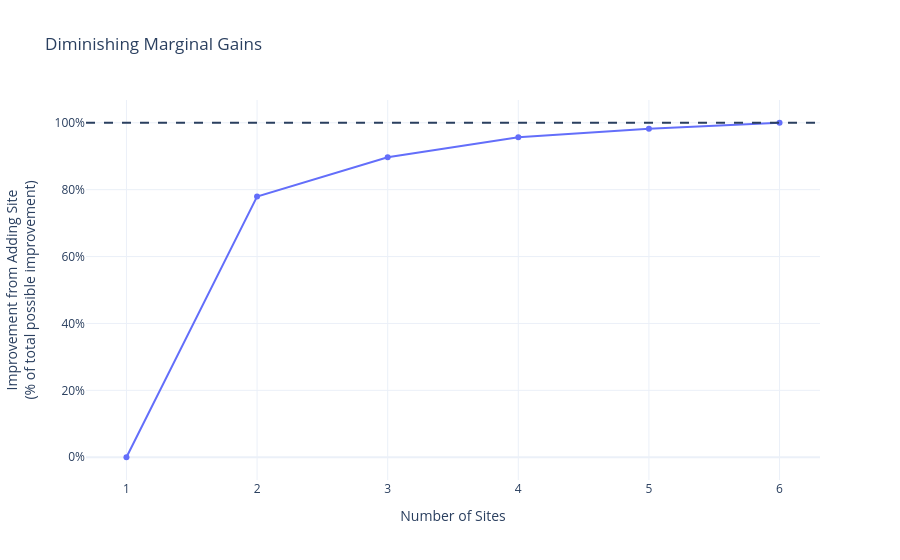

Source (notebook cell):
### Markdown cell above
We can also plot this as the % of the theoretical maximum improvement achievable. By adding in a horizontal line at 1, we give a clear reference point with a diminishing area.

### Code cell
fig = px.line(
    all_sols,
    x="n_sites",
    y="pct_of_total",
    markers=True,
    title="Diminishing Marginal Gains"
)

fig.add_hline(y=1.0, line_dash="dash")

fig.update_traces(
    hovertemplate=(
        "<b>%{x} sites</b><br>"
        "Marginal gain moving from %{customdata[3]} sites to %{customdata[2]} sites: %{y:.2f} minutes (%{customdata[1]:.1%} improvement) <br>"
        "Weighted average travel time for best solution with %{customdata[2]} sites: %{customdata[0]:.2f} minutes<br>"
        "% of total possible improvement achieved with %{customdata[2]} sites: %{customdata[4]:.1%}<extra></extra>"
    ),
    customdata=all_sols[["weighted_average", "marginal_pct_total", "n_sites", "n_sites_comparison", "pct_of_total"]].values,
)

fig.update_layout(
    xaxis_title="Number of Sites",
    yaxis_title="Improvement from Adding Site<br>(% of total possible improvement)",
    template="plotly_white",
    yaxis=dict(tickformat=".0%")
)



fig.show()

### Figure 1 — Plotly figure (JSON) as saved in the notebook; plotly's stock layout.template omitted (floating-point values rounded to 4 significant figures)
{"data": [{"customdata": [[9.739, null, 1.0, 0.0, 0.0], [5.944, 0.7792, 2.0, 1.0, 0.7792], [5.372, 0.1174, 3.0, 2.0, 0.8966], [5.08, 0.05997, 4.0, 3.0, 0.9566], [4.958, 0.02516, 5.0, 4.0, 0.9818], [4.869, 0.01824, 6.0, 5.0, 1.0]], "hovertemplate": "<b>%{x} sites</b><br>Marginal gain moving from %{customdata[3]} sites to %{customdata[2]} sites: %{y:.2f} minutes (%{customdata[1]:.1%} improvement) <br>Weighted average travel time for best solution with %{customdata[2]} sites: %{customdata[0]:.2f} minutes<br>% of total possible improvement achieved with %{customdata[2]} sites: %{customdata[4]:.1%}<extra></extra>", "legendgroup": "", "line": {"color": "#636efa", "dash": "solid"}, "marker": {"symbol": "circle"}, "mode": "lines+markers", "name": "", "orientation": "v", "showlegend": false, "type": "scatter", "x": [1, 2, 3, 4, 5, 6], "xaxis": "x", "y": [0.0, 0.7792, 0.8966, 0.9566, 0.9818, 1.0], "yaxis": "y"}], "layout": {"legend": {"tracegroupgap": 0}, "shapes": [{"line": {"dash": "dash"}, "type": "line", "x0": 0, "x1": 1, "xref": "x domain", "y0": 1.0, "y1": 1.0, "yref": "y"}], "title": {"text": "Diminishing Marginal Gains"}, "xaxis": {"anchor": "y", "domain": [0.0, 1.0], "title": {"text": "Number of Sites"}}, "yaxis": {"anchor": "x", "domain": [0.0, 1.0], "tickformat": ".0%", "title": {"text": "Improvement from Adding Site<br>(% of total possible improvement)"}}}}
